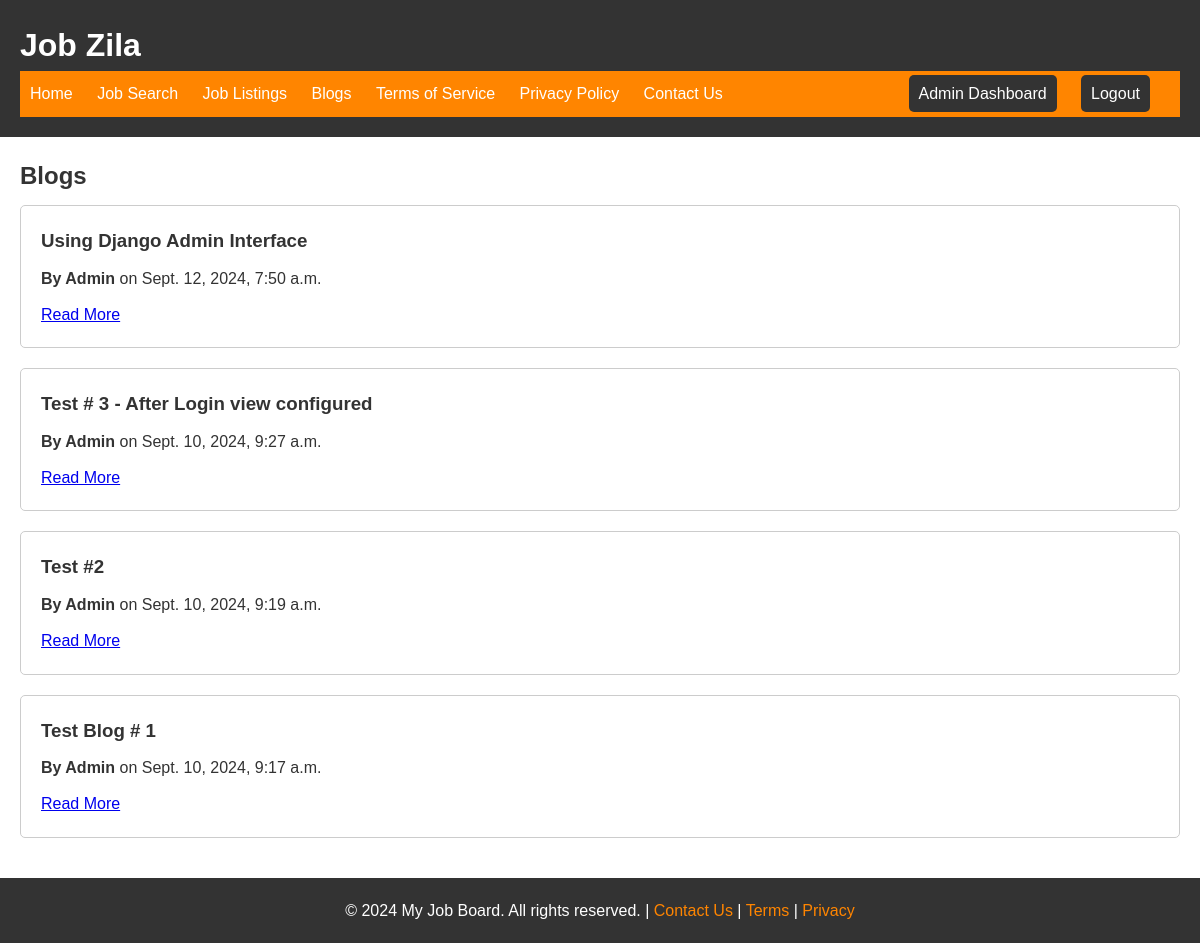
/blogs/ (signed in), run on the app's committed database.
### home/models.py (models this page shows, shortened)
class Blog(models.Model):
    title = models.CharField(max_length=200)
    content = models.TextField()
    author = models.ForeignKey(User, on_delete=models.CASCADE)
    created_at = models.DateTimeField(auto_now_add=True)
    class Meta:
        ordering = ['-created_at']

### home/views.py (the view)
# urls.py: path('blogs/', views.blog_list, name='blog_list'),
def blog_list(request):
    blogs = Blog.objects.all().order_by('-created_at')
    return render(request, 'home/blog_list.html', {'blogs': blogs})

### home/templates/home/blog_list.html (shortened to what this page needs)
{% extends 'home/master.html' %}
{% block extra_head %}
{% load static %}
{% endblock %}
{% block content %}
<main>
<section id="blog-listings" class="container">
  <h2>Blogs</h2>
  <div id="blog-listings-container">
    {% for blog in blogs %}
      <div class="blog-listing">
        <h3>{{ blog.title }}</h3>
        <p><strong>By {{ blog.author }}</strong> on {{ blog.created_at }}</p>
        <a href="{% url 'blog_detail' blog.id %}">Read More</a>
      </div>
    {% empty %}
      <p>No blogs found.</p>
    {% endfor %}
  </div>
</section>
</main>
{% endblock %}

### static/css/style.css (style rules this page uses)
* { margin: 0; padding: 0; }
body { font-family: Arial, sans-serif; font-size: 16px; line-height: 1.6; color: #333; }
#blog-listings { padding: 20px; }
#blog-listings h2 { margin-bottom: 10px; }
.blog-listing { margin-bottom: 20px; border: 1px solid #ccc; border-radius: 5px; padding: 20px; }
.blog-listing h3 { margin-bottom: 10px; }
.blog-listing p { margin-bottom: 10px; }

### data on the page
Blog: title "Using Django Admin Interface", author "Admin", created_at "Sept. 12, 2024, 7:50 a.m."
Blog: title "Test # 3 - After Login view configured", author "Admin", created_at "Sept. 10, 2024, 9:27 a.m."
Blog: title "Test #2", author "Admin", created_at "Sept. 10, 2024, 9:19 a.m."
Blog: title "Test Blog # 1", author "Admin", created_at "Sept. 10, 2024, 9:17 a.m."
